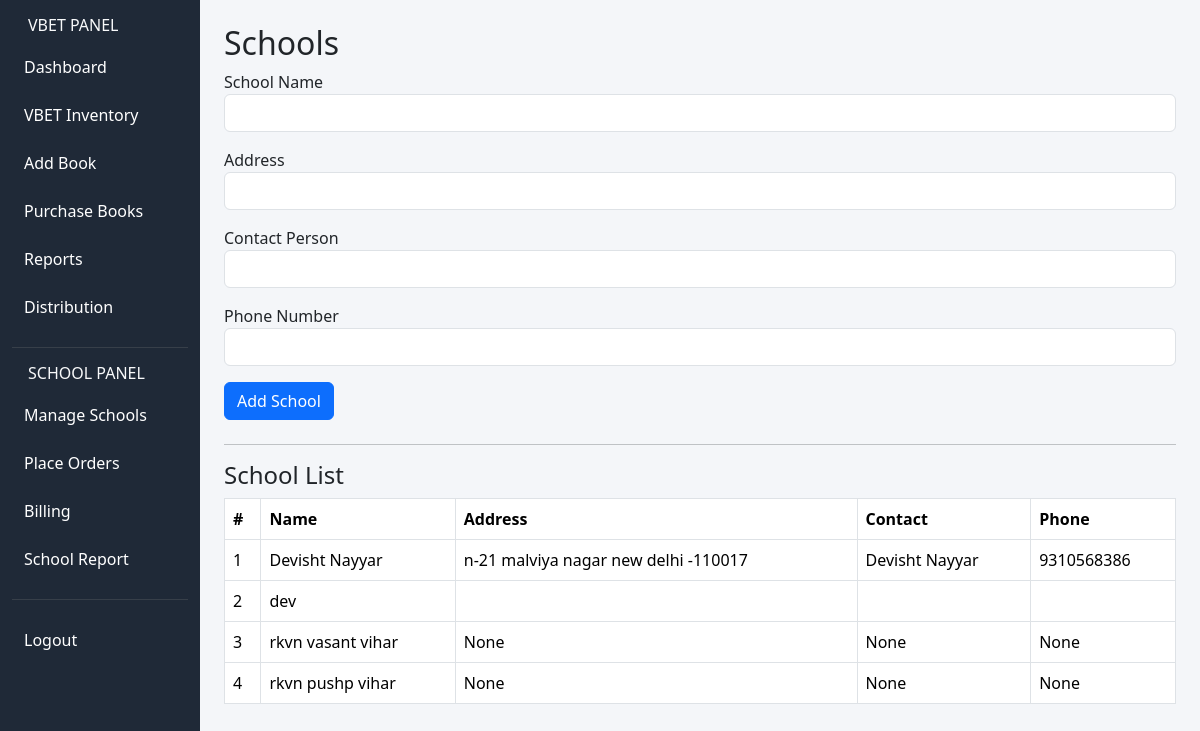
Page /schools on the committed database.
### tables this page shows
CREATE TABLE schools(
        id INTEGER PRIMARY KEY AUTOINCREMENT,
        name TEXT
    , address TEXT, contact_person TEXT, phone TEXT);

### app.py (the view, shortened to what this page needs)
@app.route("/schools", methods=["GET", "POST"])
def schools():
    conn = db()
    c = conn.cursor()
    schools = c.execute("""
    SELECT * FROM schools ORDER BY id DESC
    """).fetchall()
    conn.close()
    return render_template("schools.html", schools=schools)

### app.py (called while the page is built)
def db():
    return sqlite3.connect(DB)

### templates/schools.html
{% extends "base.html" %}
{% block content %}
<h2>Schools</h2>
<form method="post" class="mb-4">
<div class="mb-3">
<label>School Name</label>
<input class="form-control" name="name" required>
</div>
<div class="mb-3">
<label>Address</label>
<input class="form-control" name="address" required>
</div>
<div class="mb-3">
<label>Contact Person</label>
<input class="form-control" name="contact_person" required>
</div>
<div class="mb-3">
<label>Phone Number</label>
<input class="form-control" name="phone" required>
</div>
<button class="btn btn-primary">Add School</button>
</form>
<hr>
<h4>School List</h4>
<table class="table table-bordered">
<tr>
<th>#</th>
<th>Name</th>
<th>Address</th>
<th>Contact</th>
<th>Phone</th>
</tr>
{% for s in schools %}
<tr>
<td>{{loop.index}}</td>
<td>{{s[1]}}</td>
<td>{{s[2]}}</td>
<td>{{s[3]}}</td>
<td>{{s[4]}}</td>
</tr>
{% endfor %}
</table>
{% endblock %}

### templates/base.html (style rules this page uses)
body { background:#f4f6f9; }

### rows in the picture
schools: name "Devisht Nayyar", address "n-21 malviya nagar new delhi -110017", contact_person "Devisht Nayyar", phone "9310568386"
schools: name "dev"
schools: name "rkvn vasant vihar", s "None"
schools: name "rkvn pushp vihar", s "None"
